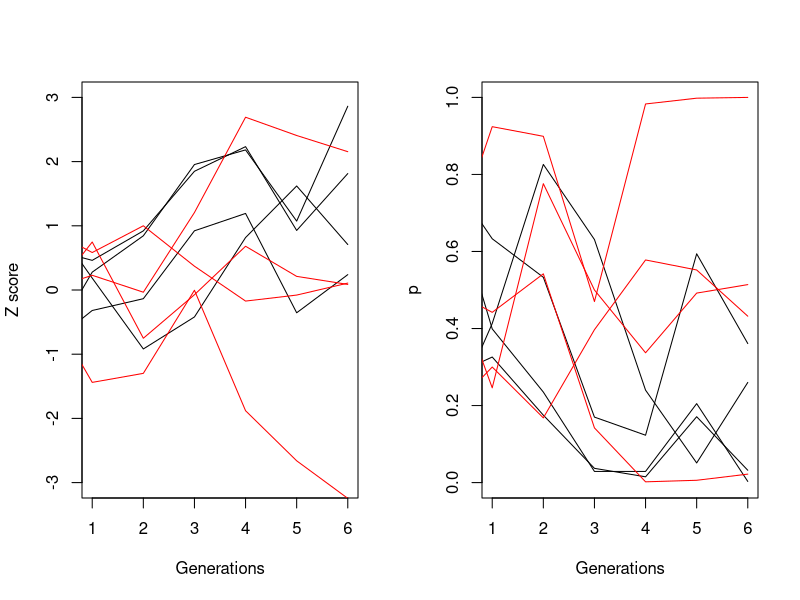
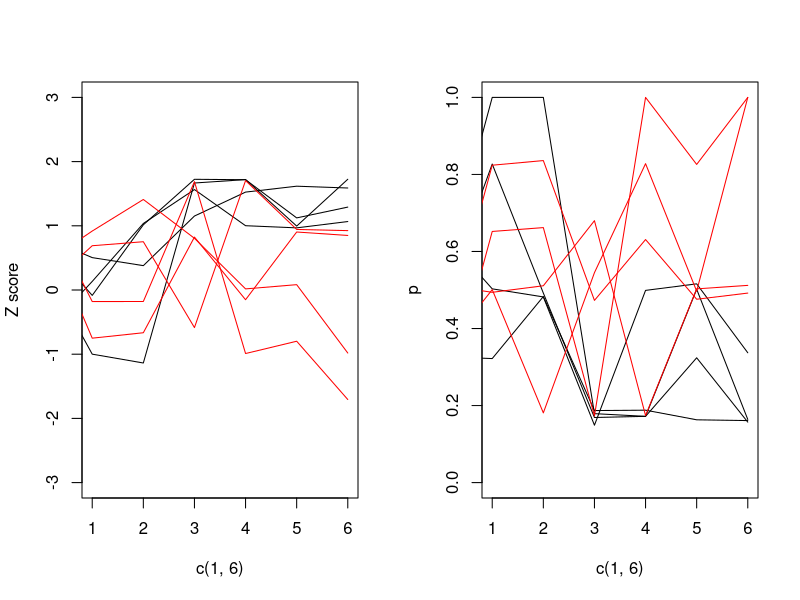
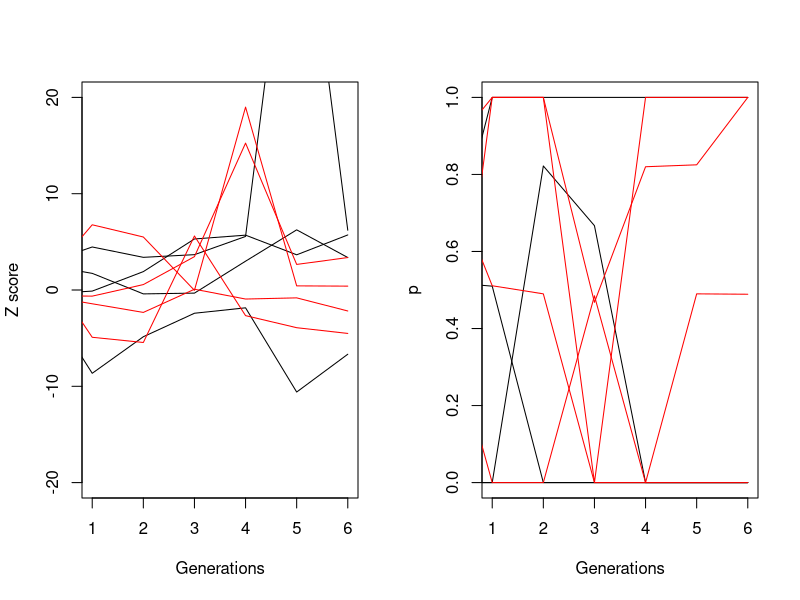

R code for these plots, in order:
## ---- chunk 1

library(gplots)
library(lattice)
library(lme4)
## ---- chunk 2
setwd("~/Documents/MPI/MonicaIconicity/SelectionAnalysis/analysis/")
## ---- chunk 3
finalLangs = read.csv("../data/finalLanguages/FinalLanguages.csv", stringsAsFactors = F)
# make a variable which stores condition, chain and generation
finalLangs$cond2 = paste(finalLangs$Cond,finalLangs$Chain, finalLangs$Gen)
## ---- chunk 4

# Set the random seed for reproducibility
set.seed(1278)

# what factor should the data be split by?
split = finalLangs[finalLangs$cond2==unique(finalLangs$cond2)[1],]$Shape

# for each language (a single generation's output)
res = tapply(finalLangs$RatedSpikiness, finalLangs$cond2, function(X){
  # calculate the true difference
  trueDiff = -diff(tapply(X, split,mean))
  # permute the numbers and re-calculate difference
  permDiff = replicate(1000,
        {-diff(tapply(sample(X), split,mean)) })
  
  # work out p and z-socres
  p = 1- sum(trueDiff > permDiff ) / length(permDiff)
  z.score = (trueDiff - mean(permDiff)) / sd(permDiff)
  return(c(p,z.score))
})

## ---- chunk 5

res2 = data.frame(
p = sapply(res,head,n=1),
z = sapply(res,tail,n=1),
t(sapply(names(res),function(X){
  strsplit(X," ")[[1]]
}))
, stringsAsFactors = F)
names(res2) = c("p",'z','condition','chain','gen')
## ---- chunk 6
par(mfrow=c(1,2))
plot(c(1,6), c(-3,3), type='n',ylab='Z score', xlab='Generations')
for(i in unique(res2$chain)){
  dx =res2[res2$chain==i,]
  lines(dx$gen,dx$z, col=c("black","red")[(dx$condition=="Learn")+1])
}

plot(c(1,6), c(0,1), type='n',ylab='p', xlab='Generations')
for(i in unique(res2$chain)){
  dx =res2[res2$chain==i,]
  lines(dx$gen,dx$p, col=c("black","red")[(dx$condition=="Learn")+1])
}
## ---- chunk 7
rownames(res2) = NULL
res2
## ---- chunk 8
finalLangs2 = finalLangs[finalLangs$Colour=="Rojo",]


# Set the random seed for reproducibility
set.seed(1278)

# what factor should the data be split by?
split = finalLangs2[finalLangs2$cond2==unique(finalLangs2$cond2)[1],]$Shape

# for each language (a single generation's output)
resRed = tapply(finalLangs2$RatedSpikiness, finalLangs2$cond2, function(X){
  # calculate the true difference
  trueDiff = -diff(tapply(X, split,mean))
  # permute the numbers and re-calculate difference
  permDiff = replicate(1000,
        {-diff(tapply(sample(X), split,mean)) })
  
  # work out p and z-socres
  p = 1- sum(trueDiff > permDiff ) / length(permDiff)
  z.score = (trueDiff - mean(permDiff)) / sd(permDiff)
  return(c(p,z.score))
})
res2Red = data.frame(
p = sapply(resRed,head,n=1),
z = sapply(resRed,tail,n=1),
t(sapply(names(resRed),function(X){
  strsplit(X," ")[[1]]
}))
, stringsAsFactors = F)
names(res2Red) = c("p",'z','condition','chain','gen')

## ---- chunk 9
par(mfrow=c(1,2))
plot(c(1,6), c(-3,3), type='n',ylab='Z score')
for(i in unique(res2Red$chain)){
  dx =res2Red[res2Red$chain==i,]
  lines(dx$gen,dx$z, col=c("black","red")[(dx$condition=="Learn")+1])
}

plot(c(1,6), c(0,1), type='n',ylab='p')
for(i in unique(res2Red$chain)){
  dx =res2Red[res2Red$chain==i,]
  lines(dx$gen,dx$p, col=c("black","red")[(dx$condition=="Learn")+1])
}
## ---- chunk 10
set.seed(2389)
split = finalLangs[finalLangs$cond2==unique(finalLangs$cond2)[1],]$Shape
permWithin = finalLangs[finalLangs$cond2==unique(finalLangs$cond2)[1],]$Colour


res3 = tapply(finalLangs$RatedSpikiness, finalLangs$cond2, function(X){
  trueDiff = -diff(tapply(X, split,mean))
  permDiff = replicate(1000,
                       {-diff(tapply(
                         unlist(tapply(X,permWithin,sample)), split,mean)) })
  p = 1- sum(trueDiff > permDiff ) / length(permDiff)
  z.score = (trueDiff - mean(permDiff)) / sd(permDiff)
  return(c(p,z.score))
})

res4 = data.frame(
  p = sapply(res3,head,n=1),
  z = sapply(res3,tail,n=1),
  t(sapply(names(res3),function(X){
    strsplit(X," ")[[1]]
  }))
  , stringsAsFactors = F)
names(res4) = c("p",'z','condition','chain','gen')
## ---- chunk 11

par(mfrow=c(1,2))
plot(c(1,6), c(-20,20), type='n',ylab='Z score',xlab='Generations')
for(i in unique(res4$chain)){
  dx =res4[res4$chain==i,]
  lines(dx$gen,dx$z, col=c("black","red")[(dx$condition=="Learn")+1])
}

plot(c(1,6), c(0,1), type='n',ylab='p',xlab='Generations')
for(i in unique(res4$chain)){
  dx =res4[res4$chain==i,]
  lines(dx$gen,dx$p, col=c("black","red")[(dx$condition=="Learn")+1])
}
## ---- chunk 12
rownames(res4) = NULL
res4
